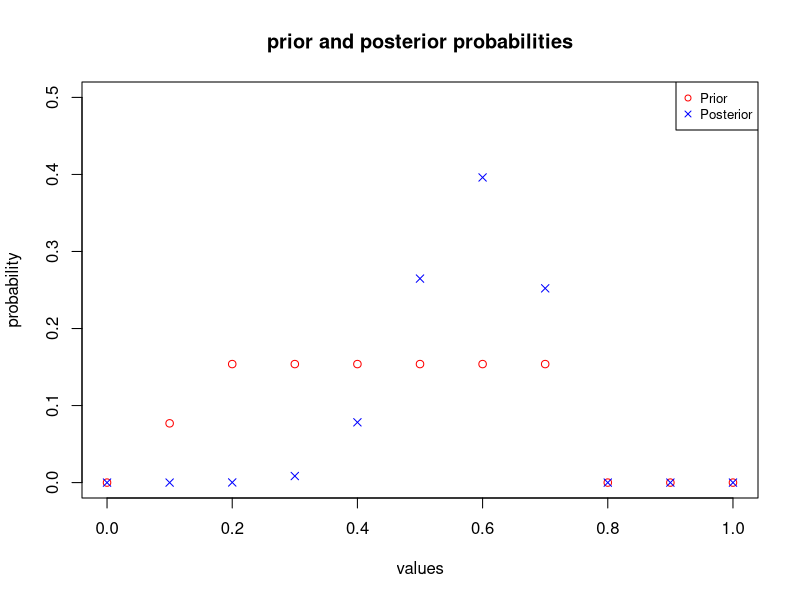

Reproduce this figure in R.
#Here we use R for the Bayesian posterior distribution with binomial data and a discrete prior.

#A script to estimate the posterior distribution has been created and provided here. 
#You can copy this directly into R and it will run all the commands. 

#Bayesian inference for all-nighters problem

priorvalues = c(0, .1, .2, .3, .4, .5, .6, .7, .8, .9, 1)
priorprob = c(0, 1/13, 2/13, 2/13, 2/13, 2/13, 2/13, 2/13, 0, 0, 0)

n = 20
y = 12

#vector for storing results
jointprob = numeric(length = length(priorvalues))

for(i in 1:length(priorvalues))
{
  
  #compute binomial probability given value of p
  binomprob = dbinom(y, n, p = priorvalues[i])
  
  #compute joint probability
  jointprob[i] = binomprob * priorprob[i]
  
}

#compute marginal probability of y 
pofy = sum(jointprob)

#compute posterior probabilities
posteriorprob = jointprob/pofy

#put posterior probabilities in one matrix object for easy viewing 
allnighterposterior = cbind(priorvalues, priorprob, posteriorprob)


#list the final posterior distribution, based on our prior derived in class
allnighterposterior

#plot the prior and posterior probabilities
plot(as.data.frame(allnighterposterior)$priorprob ~ as.data.frame(allnighterposterior)$priorvalues, xlab = "values", ylab = "probability",
     main = "prior and posterior probabilities", col = "red", ylim = c(0,0.5), pch = 1)
points(as.data.frame(allnighterposterior)$posteriorprob ~ as.data.frame(allnighterposterior)$priorvalues, col="blue", pch = 4)
legend("topright", legend=c("Prior", "Posterior"),
       col=c("red", "blue"), pch=c(1,4), cex=0.8)

